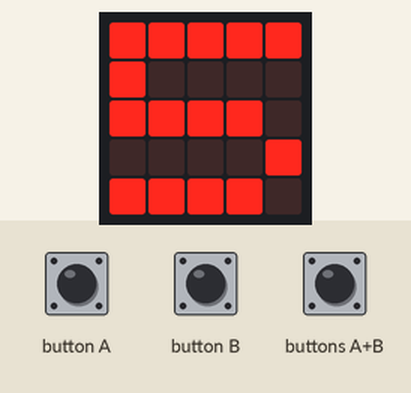
This program was run on a simulated BBC micro:bit (MakeCode). On the bench: the board's 5×5 LED display. The inputs (shaded band) are chosen by the test bench.

Above: at 1.9 s.
2.0 s: buttons A+B pressed for 0.15 s
At 4.4 s:
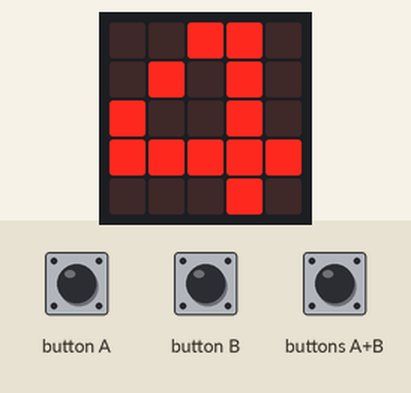
At 6.3 s:
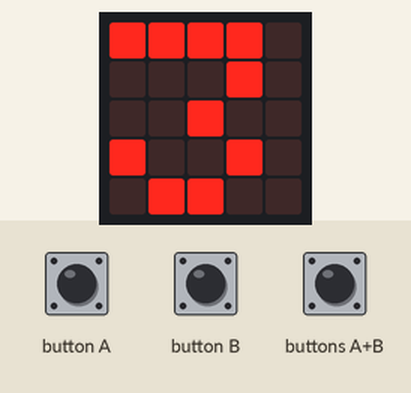
Timing chart, 0 to 7.8 s (numbered marks = the images above; inputs shaded):
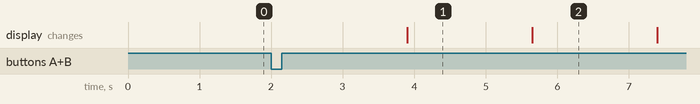

Measured:
- after the input at 2.0 s, the display: changes after 1.9 s (image 1)
- what the display in image 1 shows lasts 1.8 s, from 3.9 s to 5.7 s

The program:

9.py
```python
x=5;basic.show_number(x)
def h1():global x;x=max(1,x-1);basic.show_number(x)
input.on_button_pressed(Button.A,h1)
def h2():global x;x=min(9,x+1);basic.show_number(x)
input.on_button_pressed(Button.B,h2)
def solve():
    global x
    while x>=0:basic.show_number(x);pause(1000);x-=1
    x=5;basic.show_number(x)
input.on_button_pressed(Button.AB, solve)
```
